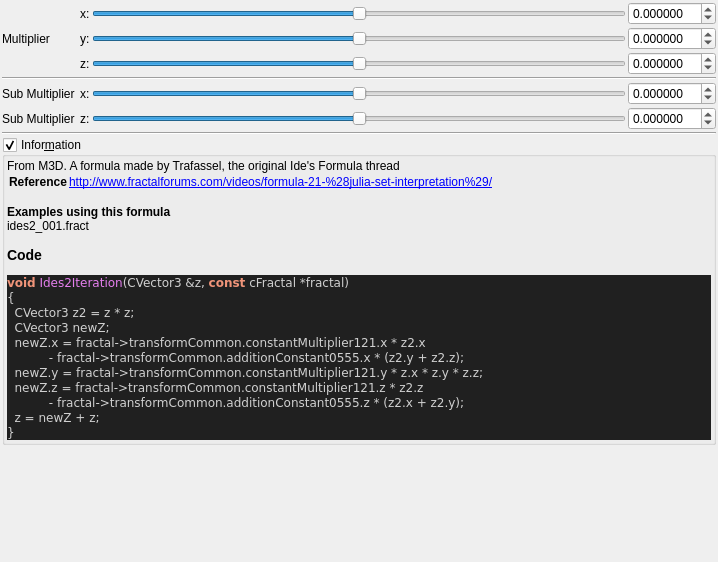
<?xml version="1.0" encoding="UTF-8"?>
<ui version="4.0">
 <class>ides2</class>
 <widget class="QWidget" name="Form">
  <property name="geometry">
   <rect>
    <x>0</x>
    <y>0</y>
    <width>718</width>
    <height>562</height>
   </rect>
  </property>
  <property name="windowTitle">
   <string notr="true">ides2</string>
  </property>
  <layout class="QVBoxLayout" name="verticalLayout">
   <property name="spacing">
    <number>2</number>
   </property>
   <property name="leftMargin">
    <number>2</number>
   </property>
   <property name="topMargin">
    <number>2</number>
   </property>
   <property name="rightMargin">
    <number>2</number>
   </property>
   <property name="bottomMargin">
    <number>2</number>
   </property>
   <item>
    <layout class="QGridLayout" name="gridLayout_64">
     <property name="spacing">
      <number>2</number>
     </property>
     <item row="7" column="1" colspan="4">
      <widget class="Line" name="line_59">
       <property name="orientation">
        <enum>Qt::Horizontal</enum>
       </property>
      </widget>
     </item>
     <item row="2" column="1">
      <widget class="QLabel" name="label_267">
       <property name="text">
        <string>Multiplier</string>
       </property>
      </widget>
     </item>
     <item row="3" column="4">
      <widget class="MyDoubleSpinBox" name="spinbox3_transf_constant_multiplier_121_z">
       <property name="sizePolicy">
        <sizepolicy hsizetype="Minimum" vsizetype="Maximum">
         <horstretch>0</horstretch>
         <verstretch>0</verstretch>
        </sizepolicy>
       </property>
       <property name="prefix">
        <string/>
       </property>
       <property name="suffix">
        <string/>
       </property>
       <property name="decimals">
        <number>6</number>
       </property>
       <property name="minimum">
        <double>-99.989999999999995</double>
       </property>
       <property name="maximum">
        <double>99.989999999999995</double>
       </property>
       <property name="singleStep">
        <double>0.100000000000000</double>
       </property>
      </widget>
     </item>
     <item row="2" column="4">
      <widget class="MyDoubleSpinBox" name="spinbox3_transf_constant_multiplier_121_y">
       <property name="sizePolicy">
        <sizepolicy hsizetype="Minimum" vsizetype="Maximum">
         <horstretch>0</horstretch>
         <verstretch>0</verstretch>
        </sizepolicy>
       </property>
       <property name="prefix">
        <string/>
       </property>
       <property name="suffix">
        <string/>
       </property>
       <property name="decimals">
        <number>6</number>
       </property>
       <property name="minimum">
        <double>-99.989999999999995</double>
       </property>
       <property name="maximum">
        <double>99.989999999999995</double>
       </property>
       <property name="singleStep">
        <double>0.100000000000000</double>
       </property>
      </widget>
     </item>
     <item row="2" column="2">
      <widget class="QLabel" name="label_264">
       <property name="text">
        <string>y:</string>
       </property>
      </widget>
     </item>
     <item row="1" column="4">
      <widget class="MyDoubleSpinBox" name="spinbox3_transf_constant_multiplier_121_x">
       <property name="sizePolicy">
        <sizepolicy hsizetype="Minimum" vsizetype="Maximum">
         <horstretch>0</horstretch>
         <verstretch>0</verstretch>
        </sizepolicy>
       </property>
       <property name="prefix">
        <string/>
       </property>
       <property name="suffix">
        <string/>
       </property>
       <property name="decimals">
        <number>6</number>
       </property>
       <property name="minimum">
        <double>-99.989999999999995</double>
       </property>
       <property name="maximum">
        <double>99.989999999999995</double>
       </property>
       <property name="singleStep">
        <double>0.100000000000000</double>
       </property>
      </widget>
     </item>
     <item row="3" column="2">
      <widget class="QLabel" name="label_266">
       <property name="text">
        <string>z:</string>
       </property>
      </widget>
     </item>
     <item row="1" column="2">
      <widget class="QLabel" name="label_257">
       <property name="text">
        <string>x:</string>
       </property>
      </widget>
     </item>
     <item row="3" column="3">
      <widget class="QSlider" name="slider3_transf_constant_multiplier_121_z">
       <property name="sizePolicy">
        <sizepolicy hsizetype="Expanding" vsizetype="Maximum">
         <horstretch>0</horstretch>
         <verstretch>0</verstretch>
        </sizepolicy>
       </property>
       <property name="minimum">
        <number>-5000000</number>
       </property>
       <property name="maximum">
        <number>5000000</number>
       </property>
       <property name="singleStep">
        <number>1</number>
       </property>
       <property name="orientation">
        <enum>Qt::Horizontal</enum>
       </property>
      </widget>
     </item>
     <item row="2" column="3">
      <widget class="QSlider" name="slider3_transf_constant_multiplier_121_y">
       <property name="sizePolicy">
        <sizepolicy hsizetype="Expanding" vsizetype="Maximum">
         <horstretch>0</horstretch>
         <verstretch>0</verstretch>
        </sizepolicy>
       </property>
       <property name="minimum">
        <number>-5000000</number>
       </property>
       <property name="maximum">
        <number>5000000</number>
       </property>
       <property name="singleStep">
        <number>1</number>
       </property>
       <property name="orientation">
        <enum>Qt::Horizontal</enum>
       </property>
      </widget>
     </item>
     <item row="1" column="3">
      <widget class="QSlider" name="slider3_transf_constant_multiplier_121_x">
       <property name="sizePolicy">
        <sizepolicy hsizetype="Preferred" vsizetype="Preferred">
         <horstretch>0</horstretch>
         <verstretch>0</verstretch>
        </sizepolicy>
       </property>
       <property name="minimum">
        <number>-5000000</number>
       </property>
       <property name="maximum">
        <number>5000000</number>
       </property>
       <property name="singleStep">
        <number>1</number>
       </property>
       <property name="orientation">
        <enum>Qt::Horizontal</enum>
       </property>
      </widget>
     </item>
     <item row="6" column="1">
      <widget class="QLabel" name="label_147">
       <property name="text">
        <string>Sub Multiplier</string>
       </property>
      </widget>
     </item>
     <item row="5" column="1">
      <widget class="QLabel" name="label_146">
       <property name="text">
        <string>Sub Multiplier </string>
       </property>
      </widget>
     </item>
     <item row="5" column="2">
      <widget class="QLabel" name="label_258">
       <property name="text">
        <string>x:</string>
       </property>
      </widget>
     </item>
     <item row="6" column="2">
      <widget class="QLabel" name="label_268">
       <property name="text">
        <string>z:</string>
       </property>
      </widget>
     </item>
     <item row="4" column="1" colspan="4">
      <widget class="Line" name="line_56">
       <property name="orientation">
        <enum>Qt::Horizontal</enum>
       </property>
      </widget>
     </item>
     <item row="5" column="3">
      <widget class="QSlider" name="slider3_transf_addition_constant_0555_x">
       <property name="sizePolicy">
        <sizepolicy hsizetype="Expanding" vsizetype="Maximum">
         <horstretch>0</horstretch>
         <verstretch>0</verstretch>
        </sizepolicy>
       </property>
       <property name="minimum">
        <number>-2000000</number>
       </property>
       <property name="maximum">
        <number>2000000</number>
       </property>
       <property name="value">
        <number>0</number>
       </property>
       <property name="sliderPosition">
        <number>0</number>
       </property>
       <property name="orientation">
        <enum>Qt::Horizontal</enum>
       </property>
      </widget>
     </item>
     <item row="6" column="3">
      <widget class="QSlider" name="slider3_transf_addition_constant_0555_z">
       <property name="sizePolicy">
        <sizepolicy hsizetype="Expanding" vsizetype="Maximum">
         <horstretch>0</horstretch>
         <verstretch>0</verstretch>
        </sizepolicy>
       </property>
       <property name="minimum">
        <number>-2000000</number>
       </property>
       <property name="maximum">
        <number>2000000</number>
       </property>
       <property name="value">
        <number>0</number>
       </property>
       <property name="sliderPosition">
        <number>0</number>
       </property>
       <property name="orientation">
        <enum>Qt::Horizontal</enum>
       </property>
      </widget>
     </item>
     <item row="5" column="4">
      <widget class="MyDoubleSpinBox" name="spinbox3_transf_addition_constant_0555_x">
       <property name="sizePolicy">
        <sizepolicy hsizetype="Minimum" vsizetype="Maximum">
         <horstretch>0</horstretch>
         <verstretch>0</verstretch>
        </sizepolicy>
       </property>
       <property name="prefix">
        <string/>
       </property>
       <property name="suffix">
        <string/>
       </property>
       <property name="decimals">
        <number>6</number>
       </property>
       <property name="minimum">
        <double>-99.998999999999995</double>
       </property>
       <property name="maximum">
        <double>99.998999999999995</double>
       </property>
       <property name="singleStep">
        <double>0.100000000000000</double>
       </property>
      </widget>
     </item>
     <item row="6" column="4">
      <widget class="MyDoubleSpinBox" name="spinbox3_transf_addition_constant_0555_z">
       <property name="sizePolicy">
        <sizepolicy hsizetype="Minimum" vsizetype="Maximum">
         <horstretch>0</horstretch>
         <verstretch>0</verstretch>
        </sizepolicy>
       </property>
       <property name="prefix">
        <string/>
       </property>
       <property name="suffix">
        <string/>
       </property>
       <property name="decimals">
        <number>6</number>
       </property>
       <property name="minimum">
        <double>-99.998999999999995</double>
       </property>
       <property name="maximum">
        <double>99.998999999999995</double>
       </property>
       <property name="singleStep">
        <double>0.100000000000000</double>
       </property>
      </widget>
     </item>
    </layout>
   </item>
   <item>
    <widget class="MyGroupBox" name="groupCheck_info">
     <property name="title">
      <string>Infor&amp;mation</string>
     </property>
     <property name="flat">
      <bool>false</bool>
     </property>
     <property name="checkable">
      <bool>true</bool>
     </property>
     <layout class="QVBoxLayout" name="verticalLayout_2">
      <property name="spacing">
       <number>2</number>
      </property>
      <property name="leftMargin">
       <number>2</number>
      </property>
      <property name="topMargin">
       <number>2</number>
      </property>
      <property name="rightMargin">
       <number>2</number>
      </property>
      <property name="bottomMargin">
       <number>2</number>
      </property>
      <item>
       <widget class="QLabel" name="label_code_content">
        <property name="text">
         <string notr="true">&lt;p&gt;From M3D. A formula made by Trafassel, the original Ide's Formula thread&lt;/p&gt;&lt;table&gt;
&lt;tr&gt;&lt;th&gt;Reference&lt;/th&gt;&lt;td&gt;&lt;a href=&quot;http://www.fractalforums.com/videos/formula-21-%28julia-set-interpretation%29/&quot;&gt;http://www.fractalforums.com/videos/formula-21-%28julia-set-interpretation%29/&lt;br&gt;
&lt;/td&gt;&lt;/tr&gt;
&lt;/table&gt;
&lt;br&gt;&lt;b&gt;Examples using this formula&lt;/b&gt;&lt;br&gt;ides2_001.fract&lt;h3&gt;Code&lt;/h3&gt;
&lt;body style=&quot;background-color:#202020&quot;&gt;
&lt;pre style=&quot;color:#d0d0d0; background-color:#202020;  font-family:'Courier New',monospace;&quot;&gt;&lt;span style=&quot;color:#f09479; font-weight:bold&quot;&gt;void&lt;/span&gt; &lt;span style=&quot;color:#e47eed&quot;&gt;Ides2Iteration&lt;/span&gt;&lt;span style=&quot;color:#d0d0d0&quot;&gt;(&lt;/span&gt;CVector3 &lt;span style=&quot;color:#d0d0d0&quot;&gt;&amp;amp;&lt;/span&gt;z&lt;span style=&quot;color:#d0d0d0&quot;&gt;,&lt;/span&gt; &lt;span style=&quot;color:#f09479; font-weight:bold&quot;&gt;const&lt;/span&gt; cFractal &lt;span style=&quot;color:#d0d0d0&quot;&gt;*&lt;/span&gt;fractal&lt;span style=&quot;color:#d0d0d0&quot;&gt;)&lt;/span&gt;
&lt;span style=&quot;color:#d0d0d0&quot;&gt;{&lt;/span&gt;
  CVector3 z2 &lt;span style=&quot;color:#d0d0d0&quot;&gt;=&lt;/span&gt; z &lt;span style=&quot;color:#d0d0d0&quot;&gt;*&lt;/span&gt; z&lt;span style=&quot;color:#d0d0d0&quot;&gt;;&lt;/span&gt;
  CVector3 newZ&lt;span style=&quot;color:#d0d0d0&quot;&gt;;&lt;/span&gt;
  newZ&lt;span style=&quot;color:#d0d0d0&quot;&gt;.&lt;/span&gt;x &lt;span style=&quot;color:#d0d0d0&quot;&gt;=&lt;/span&gt; fractal&lt;span style=&quot;color:#d0d0d0&quot;&gt;-&amp;gt;&lt;/span&gt;transformCommon&lt;span style=&quot;color:#d0d0d0&quot;&gt;.&lt;/span&gt;constantMultiplier121&lt;span style=&quot;color:#d0d0d0&quot;&gt;.&lt;/span&gt;x &lt;span style=&quot;color:#d0d0d0&quot;&gt;*&lt;/span&gt; z2&lt;span style=&quot;color:#d0d0d0&quot;&gt;.&lt;/span&gt;x
           &lt;span style=&quot;color:#d0d0d0&quot;&gt;-&lt;/span&gt; fractal&lt;span style=&quot;color:#d0d0d0&quot;&gt;-&amp;gt;&lt;/span&gt;transformCommon&lt;span style=&quot;color:#d0d0d0&quot;&gt;.&lt;/span&gt;additionConstant0555&lt;span style=&quot;color:#d0d0d0&quot;&gt;.&lt;/span&gt;x &lt;span style=&quot;color:#d0d0d0&quot;&gt;* (&lt;/span&gt;z2&lt;span style=&quot;color:#d0d0d0&quot;&gt;.&lt;/span&gt;y &lt;span style=&quot;color:#d0d0d0&quot;&gt;+&lt;/span&gt; z2&lt;span style=&quot;color:#d0d0d0&quot;&gt;.&lt;/span&gt;z&lt;span style=&quot;color:#d0d0d0&quot;&gt;);&lt;/span&gt;
  newZ&lt;span style=&quot;color:#d0d0d0&quot;&gt;.&lt;/span&gt;y &lt;span style=&quot;color:#d0d0d0&quot;&gt;=&lt;/span&gt; fractal&lt;span style=&quot;color:#d0d0d0&quot;&gt;-&amp;gt;&lt;/span&gt;transformCommon&lt;span style=&quot;color:#d0d0d0&quot;&gt;.&lt;/span&gt;constantMultiplier121&lt;span style=&quot;color:#d0d0d0&quot;&gt;.&lt;/span&gt;y &lt;span style=&quot;color:#d0d0d0&quot;&gt;*&lt;/span&gt; z&lt;span style=&quot;color:#d0d0d0&quot;&gt;.&lt;/span&gt;x &lt;span style=&quot;color:#d0d0d0&quot;&gt;*&lt;/span&gt; z&lt;span style=&quot;color:#d0d0d0&quot;&gt;.&lt;/span&gt;y &lt;span style=&quot;color:#d0d0d0&quot;&gt;*&lt;/span&gt; z&lt;span style=&quot;color:#d0d0d0&quot;&gt;.&lt;/span&gt;z&lt;span style=&quot;color:#d0d0d0&quot;&gt;;&lt;/span&gt;
  newZ&lt;span style=&quot;color:#d0d0d0&quot;&gt;.&lt;/span&gt;z &lt;span style=&quot;color:#d0d0d0&quot;&gt;=&lt;/span&gt; fractal&lt;span style=&quot;color:#d0d0d0&quot;&gt;-&amp;gt;&lt;/span&gt;transformCommon&lt;span style=&quot;color:#d0d0d0&quot;&gt;.&lt;/span&gt;constantMultiplier121&lt;span style=&quot;color:#d0d0d0&quot;&gt;.&lt;/span&gt;z &lt;span style=&quot;color:#d0d0d0&quot;&gt;*&lt;/span&gt; z2&lt;span style=&quot;color:#d0d0d0&quot;&gt;.&lt;/span&gt;z
           &lt;span style=&quot;color:#d0d0d0&quot;&gt;-&lt;/span&gt; fractal&lt;span style=&quot;color:#d0d0d0&quot;&gt;-&amp;gt;&lt;/span&gt;transformCommon&lt;span style=&quot;color:#d0d0d0&quot;&gt;.&lt;/span&gt;additionConstant0555&lt;span style=&quot;color:#d0d0d0&quot;&gt;.&lt;/span&gt;z &lt;span style=&quot;color:#d0d0d0&quot;&gt;* (&lt;/span&gt;z2&lt;span style=&quot;color:#d0d0d0&quot;&gt;.&lt;/span&gt;x &lt;span style=&quot;color:#d0d0d0&quot;&gt;+&lt;/span&gt; z2&lt;span style=&quot;color:#d0d0d0&quot;&gt;.&lt;/span&gt;y&lt;span style=&quot;color:#d0d0d0&quot;&gt;);&lt;/span&gt;
  z &lt;span style=&quot;color:#d0d0d0&quot;&gt;=&lt;/span&gt; newZ &lt;span style=&quot;color:#d0d0d0&quot;&gt;+&lt;/span&gt; z&lt;span style=&quot;color:#d0d0d0&quot;&gt;;&lt;/span&gt;
&lt;span style=&quot;color:#d0d0d0&quot;&gt;}&lt;/span&gt;
&lt;/pre&gt;
&lt;/body&gt;</string>
        </property>
        <property name="wordWrap">
         <bool>true</bool>
        </property>
        <property name="openExternalLinks">
         <bool>true</bool>
        </property>
        <property name="textInteractionFlags">
         <set>Qt::LinksAccessibleByMouse|Qt::TextSelectableByMouse</set>
        </property>
       </widget>
      </item>
     </layout>
    </widget>
   </item>
   <item>
    <spacer name="verticalSpacer">
     <property name="orientation">
      <enum>Qt::Vertical</enum>
     </property>
     <property name="sizeHint" stdset="0">
      <size>
       <width>20</width>
       <height>40</height>
      </size>
     </property>
    </spacer>
   </item>
  </layout>
 </widget>
 <customwidgets>
  <customwidget>
   <class>MyDoubleSpinBox</class>
   <extends>QDoubleSpinBox</extends>
   <header>my_double_spin_box.h</header>
  </customwidget>
  <customwidget>
   <class>MyGroupBox</class>
   <extends>QGroupBox</extends>
   <header>my_group_box.h</header>
   <container>1</container>
  </customwidget>
 </customwidgets>
 <resources/>
 <connections/>
</ui>
